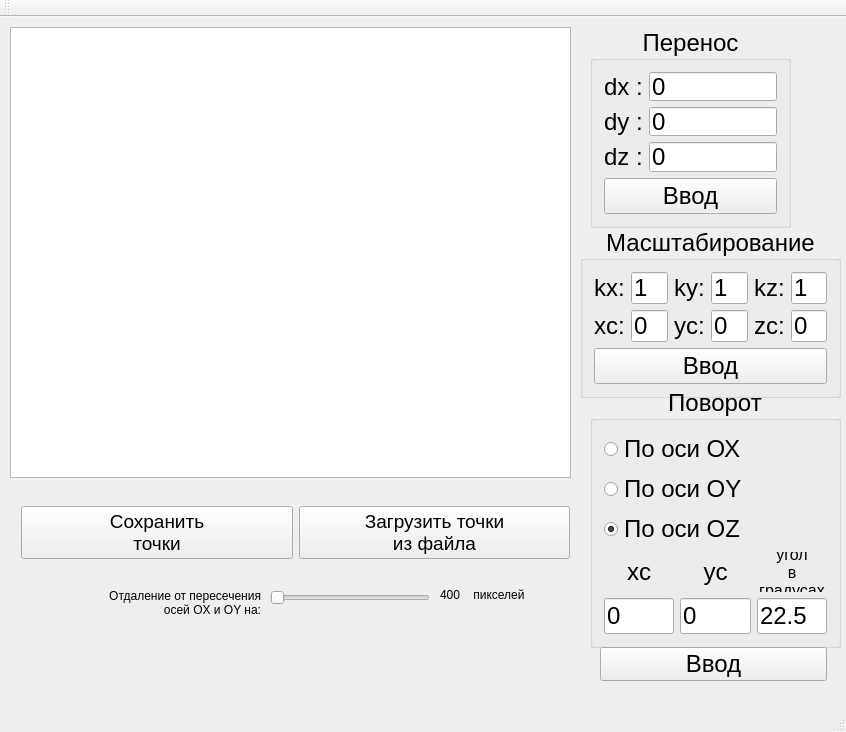
<?xml version="1.0" encoding="UTF-8"?>
<ui version="4.0">
 <class>MainWindow</class>
 <widget class="QMainWindow" name="MainWindow">
  <property name="geometry">
   <rect>
    <x>0</x>
    <y>0</y>
    <width>846</width>
    <height>732</height>
   </rect>
  </property>
  <property name="windowTitle">
   <string>ЛР №1 по ООП</string>
  </property>
  <widget class="QWidget" name="centralWidget">
   <widget class="QGraphicsView" name="graphicsView">
    <property name="geometry">
     <rect>
      <x>10</x>
      <y>10</y>
      <width>561</width>
      <height>451</height>
     </rect>
    </property>
   </widget>
   <widget class="QGroupBox" name="groupBox_move">
    <property name="geometry">
     <rect>
      <x>590</x>
      <y>10</y>
      <width>201</width>
      <height>201</height>
     </rect>
    </property>
    <property name="font">
     <font>
      <family>Arial</family>
      <pointsize>18</pointsize>
     </font>
    </property>
    <property name="autoFillBackground">
     <bool>false</bool>
    </property>
    <property name="title">
     <string>Перенос</string>
    </property>
    <property name="alignment">
     <set>Qt::AlignCenter</set>
    </property>
    <property name="flat">
     <bool>false</bool>
    </property>
    <property name="checkable">
     <bool>false</bool>
    </property>
    <layout class="QVBoxLayout" name="verticalLayout">
     <item>
      <layout class="QFormLayout" name="formLayout">
       <item row="1" column="0">
        <widget class="QLabel" name="Y">
         <property name="text">
          <string>dy :</string>
         </property>
        </widget>
       </item>
       <item row="2" column="0">
        <widget class="QLabel" name="Z">
         <property name="text">
          <string>dz :</string>
         </property>
        </widget>
       </item>
       <item row="0" column="0">
        <widget class="QLabel" name="X">
         <property name="text">
          <string>dx :</string>
         </property>
        </widget>
       </item>
       <item row="0" column="1">
        <widget class="QLineEdit" name="x_entry">
         <property name="text">
          <string>0</string>
         </property>
        </widget>
       </item>
       <item row="1" column="1">
        <widget class="QLineEdit" name="y_entry">
         <property name="text">
          <string>0</string>
         </property>
        </widget>
       </item>
       <item row="2" column="1">
        <widget class="QLineEdit" name="z_entry">
         <property name="text">
          <string>0</string>
         </property>
        </widget>
       </item>
      </layout>
     </item>
     <item>
      <widget class="QPushButton" name="Button_move">
       <property name="font">
        <font>
         <family>Arial</family>
         <pointsize>18</pointsize>
        </font>
       </property>
       <property name="text">
        <string>Ввод</string>
       </property>
      </widget>
     </item>
    </layout>
   </widget>
   <widget class="QGroupBox" name="groupBox_scale">
    <property name="geometry">
     <rect>
      <x>580</x>
      <y>210</y>
      <width>261</width>
      <height>171</height>
     </rect>
    </property>
    <property name="font">
     <font>
      <family>Arial</family>
      <pointsize>18</pointsize>
     </font>
    </property>
    <property name="title">
     <string>Масштабирование</string>
    </property>
    <property name="alignment">
     <set>Qt::AlignCenter</set>
    </property>
    <layout class="QVBoxLayout" name="verticalLayout_2">
     <item>
      <layout class="QGridLayout" name="gridLayout">
       <item row="0" column="1">
        <widget class="QLineEdit" name="kx_entry">
         <property name="text">
          <string>1</string>
         </property>
        </widget>
       </item>
       <item row="0" column="4">
        <widget class="QLabel" name="kz">
         <property name="font">
          <font>
           <family>Arial</family>
           <pointsize>18</pointsize>
          </font>
         </property>
         <property name="text">
          <string>kz:</string>
         </property>
        </widget>
       </item>
       <item row="0" column="2">
        <widget class="QLabel" name="ky">
         <property name="font">
          <font>
           <family>Arial</family>
           <pointsize>18</pointsize>
          </font>
         </property>
         <property name="text">
          <string>ky:</string>
         </property>
        </widget>
       </item>
       <item row="0" column="0">
        <widget class="QLabel" name="kx">
         <property name="font">
          <font>
           <family>Arial</family>
           <pointsize>18</pointsize>
          </font>
         </property>
         <property name="text">
          <string>kx:</string>
         </property>
        </widget>
       </item>
       <item row="1" column="2">
        <widget class="QLabel" name="yc">
         <property name="font">
          <font>
           <family>Arial</family>
           <pointsize>18</pointsize>
          </font>
         </property>
         <property name="text">
          <string>yc:</string>
         </property>
        </widget>
       </item>
       <item row="1" column="1">
        <widget class="QLineEdit" name="xc_entry">
         <property name="text">
          <string>0</string>
         </property>
        </widget>
       </item>
       <item row="1" column="4">
        <widget class="QLabel" name="zc">
         <property name="font">
          <font>
           <family>Arial</family>
           <pointsize>18</pointsize>
          </font>
         </property>
         <property name="text">
          <string>zc:</string>
         </property>
        </widget>
       </item>
       <item row="0" column="3">
        <widget class="QLineEdit" name="ky_entry">
         <property name="text">
          <string>1</string>
         </property>
        </widget>
       </item>
       <item row="1" column="0">
        <widget class="QLabel" name="xc">
         <property name="font">
          <font>
           <family>Arial</family>
           <pointsize>18</pointsize>
          </font>
         </property>
         <property name="text">
          <string>xc:</string>
         </property>
        </widget>
       </item>
       <item row="1" column="3">
        <widget class="QLineEdit" name="yc_entry">
         <property name="text">
          <string>0</string>
         </property>
        </widget>
       </item>
       <item row="0" column="5">
        <widget class="QLineEdit" name="kz_entry">
         <property name="text">
          <string>1</string>
         </property>
        </widget>
       </item>
       <item row="1" column="5">
        <widget class="QLineEdit" name="zc_entry">
         <property name="text">
          <string>0</string>
         </property>
        </widget>
       </item>
      </layout>
     </item>
     <item>
      <widget class="QPushButton" name="Button_skale">
       <property name="font">
        <font>
         <family>Arial</family>
         <pointsize>18</pointsize>
        </font>
       </property>
       <property name="text">
        <string>Ввод</string>
       </property>
      </widget>
     </item>
    </layout>
   </widget>
   <widget class="QGroupBox" name="groupBox_turn">
    <property name="geometry">
     <rect>
      <x>590</x>
      <y>370</y>
      <width>251</width>
      <height>261</height>
     </rect>
    </property>
    <property name="font">
     <font>
      <family>Arial</family>
      <pointsize>18</pointsize>
     </font>
    </property>
    <property name="title">
     <string>Поворот</string>
    </property>
    <property name="alignment">
     <set>Qt::AlignCenter</set>
    </property>
    <layout class="QVBoxLayout" name="verticalLayout_3">
     <item>
      <widget class="QRadioButton" name="radio_x">
       <property name="enabled">
        <bool>true</bool>
       </property>
       <property name="text">
        <string>По оси ОХ</string>
       </property>
       <property name="checkable">
        <bool>true</bool>
       </property>
       <property name="checked">
        <bool>false</bool>
       </property>
       <property name="autoExclusive">
        <bool>true</bool>
       </property>
      </widget>
     </item>
     <item>
      <widget class="QRadioButton" name="radio_y">
       <property name="text">
        <string>По оси ОY</string>
       </property>
      </widget>
     </item>
     <item>
      <widget class="QRadioButton" name="radio_z">
       <property name="text">
        <string>По оси OZ</string>
       </property>
       <property name="checked">
        <bool>true</bool>
       </property>
      </widget>
     </item>
     <item>
      <layout class="QGridLayout" name="gridLayout_2">
       <item row="1" column="1">
        <widget class="QLineEdit" name="point2_entry">
         <property name="text">
          <string>0</string>
         </property>
        </widget>
       </item>
       <item row="0" column="0">
        <widget class="QLabel" name="first_point">
         <property name="font">
          <font>
           <family>Arial</family>
           <pointsize>18</pointsize>
          </font>
         </property>
         <property name="autoFillBackground">
          <bool>false</bool>
         </property>
         <property name="text">
          <string>xc</string>
         </property>
         <property name="alignment">
          <set>Qt::AlignCenter</set>
         </property>
        </widget>
       </item>
       <item row="0" column="2" alignment="Qt::AlignHCenter|Qt::AlignVCenter">
        <widget class="QLabel" name="label_10">
         <property name="font">
          <font>
           <family>Arial</family>
           <pointsize>12</pointsize>
          </font>
         </property>
         <property name="text">
          <string>угол
в
градусах</string>
         </property>
         <property name="alignment">
          <set>Qt::AlignCenter</set>
         </property>
        </widget>
       </item>
       <item row="0" column="1">
        <widget class="QLabel" name="second_point">
         <property name="font">
          <font>
           <family>Arial</family>
           <pointsize>18</pointsize>
          </font>
         </property>
         <property name="text">
          <string>yc</string>
         </property>
         <property name="alignment">
          <set>Qt::AlignCenter</set>
         </property>
        </widget>
       </item>
       <item row="1" column="0">
        <widget class="QLineEdit" name="point1_entry">
         <property name="text">
          <string>0</string>
         </property>
        </widget>
       </item>
       <item row="1" column="2">
        <widget class="QLineEdit" name="angle_entry">
         <property name="text">
          <string>22.5</string>
         </property>
        </widget>
       </item>
      </layout>
     </item>
    </layout>
    <zorder>radio_y</zorder>
    <zorder>radio_z</zorder>
    <zorder>radio_x</zorder>
   </widget>
   <widget class="QWidget" name="horizontalLayoutWidget">
    <property name="geometry">
     <rect>
      <x>10</x>
      <y>460</y>
      <width>571</width>
      <height>111</height>
     </rect>
    </property>
    <layout class="QHBoxLayout" name="horizontalLayout">
     <item>
      <widget class="QPushButton" name="Button_save_points">
       <property name="font">
        <font>
         <family>Arial</family>
         <pointsize>14</pointsize>
        </font>
       </property>
       <property name="text">
        <string>Сохранить
точки</string>
       </property>
      </widget>
     </item>
     <item>
      <widget class="QPushButton" name="Button_import_from_file">
       <property name="font">
        <font>
         <family>Arial</family>
         <pointsize>14</pointsize>
        </font>
       </property>
       <property name="text">
        <string>Загрузить точки
из файла</string>
       </property>
      </widget>
     </item>
    </layout>
   </widget>
   <widget class="QSlider" name="horizontalSlider">
    <property name="geometry">
     <rect>
      <x>270</x>
      <y>570</y>
      <width>160</width>
      <height>22</height>
     </rect>
    </property>
    <property name="minimum">
     <number>400</number>
    </property>
    <property name="maximum">
     <number>1200</number>
    </property>
    <property name="singleStep">
     <number>10</number>
    </property>
    <property name="orientation">
     <enum>Qt::Horizontal</enum>
    </property>
   </widget>
   <widget class="QLabel" name="label">
    <property name="geometry">
     <rect>
      <x>440</x>
      <y>570</y>
      <width>31</width>
      <height>16</height>
     </rect>
    </property>
    <property name="text">
     <string>400</string>
    </property>
   </widget>
   <widget class="QLabel" name="label_2">
    <property name="geometry">
     <rect>
      <x>90</x>
      <y>570</y>
      <width>171</width>
      <height>31</height>
     </rect>
    </property>
    <property name="text">
     <string>Отдаление от пересечения 
осей OX и OY на:</string>
    </property>
    <property name="alignment">
     <set>Qt::AlignRight|Qt::AlignTrailing|Qt::AlignVCenter</set>
    </property>
   </widget>
   <widget class="QLabel" name="label_3">
    <property name="geometry">
     <rect>
      <x>470</x>
      <y>570</y>
      <width>71</width>
      <height>16</height>
     </rect>
    </property>
    <property name="text">
     <string> пикселей</string>
    </property>
   </widget>
   <widget class="QPushButton" name="Button_turn">
    <property name="geometry">
     <rect>
      <x>600</x>
      <y>630</y>
      <width>227</width>
      <height>34</height>
     </rect>
    </property>
    <property name="font">
     <font>
      <family>Arial</family>
      <pointsize>18</pointsize>
     </font>
    </property>
    <property name="text">
     <string>Ввод</string>
    </property>
   </widget>
  </widget>
  <widget class="QToolBar" name="mainToolBar">
   <attribute name="toolBarArea">
    <enum>TopToolBarArea</enum>
   </attribute>
   <attribute name="toolBarBreak">
    <bool>false</bool>
   </attribute>
  </widget>
  <widget class="QStatusBar" name="statusBar"/>
 </widget>
 <layoutdefault spacing="6" margin="11"/>
 <tabstops>
  <tabstop>graphicsView</tabstop>
  <tabstop>x_entry</tabstop>
  <tabstop>y_entry</tabstop>
  <tabstop>z_entry</tabstop>
  <tabstop>Button_move</tabstop>
  <tabstop>kx_entry</tabstop>
  <tabstop>ky_entry</tabstop>
  <tabstop>kz_entry</tabstop>
  <tabstop>xc_entry</tabstop>
  <tabstop>Button_import_from_file</tabstop>
  <tabstop>yc_entry</tabstop>
  <tabstop>zc_entry</tabstop>
  <tabstop>Button_skale</tabstop>
  <tabstop>point1_entry</tabstop>
  <tabstop>point2_entry</tabstop>
  <tabstop>angle_entry</tabstop>
  <tabstop>Button_save_points</tabstop>
  <tabstop>radio_x</tabstop>
  <tabstop>radio_y</tabstop>
  <tabstop>radio_z</tabstop>
 </tabstops>
 <resources/>
 <connections>
  <connection>
   <sender>horizontalSlider</sender>
   <signal>sliderMoved(int)</signal>
   <receiver>label</receiver>
   <slot>setNum(int)</slot>
   <hints>
    <hint type="sourcelabel">
     <x>278</x>
     <y>592</y>
    </hint>
    <hint type="destinationlabel">
     <x>372</x>
     <y>588</y>
    </hint>
   </hints>
  </connection>
 </connections>
</ui>
